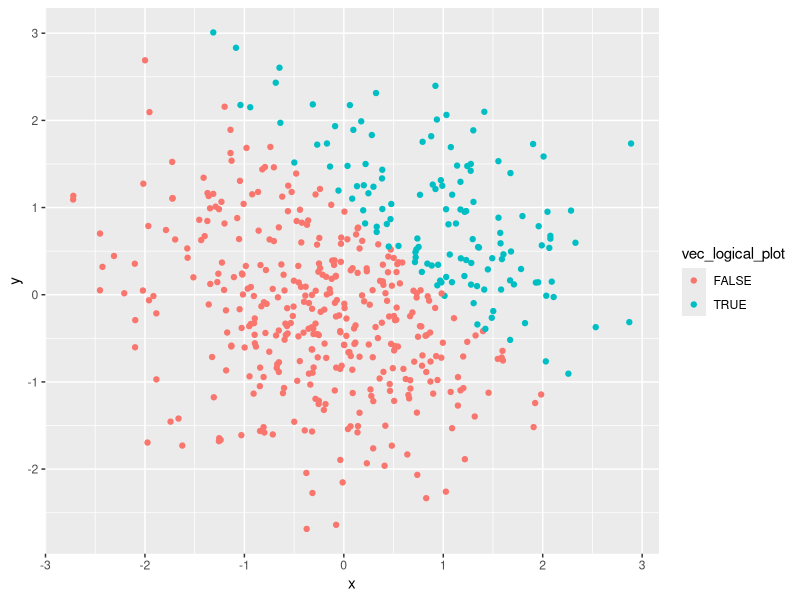
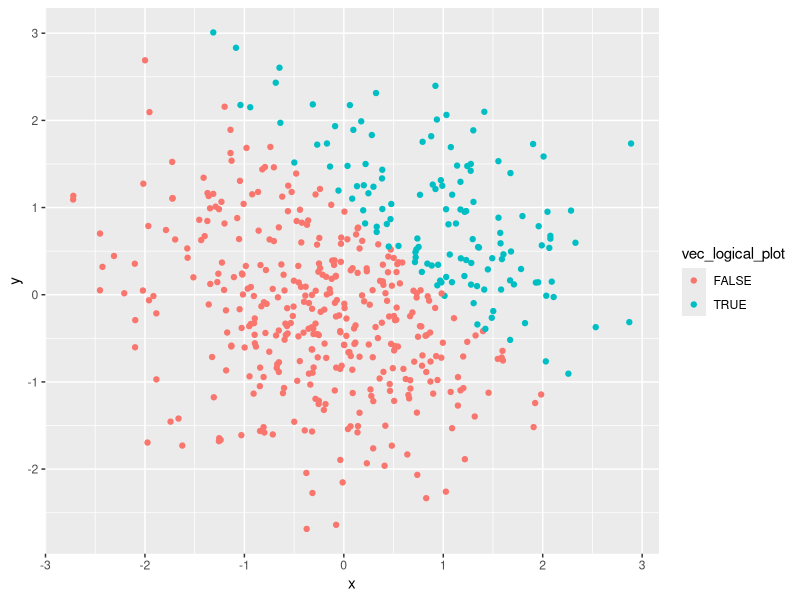

Recreate these plots in R, in order.
## ---- chunk 1
knitr::opts_chunk$set(echo = TRUE)
## ---- chunk 2
library(tidyverse)

## ---- chunk 3
 problem_1=tibble(
   vec_numeric=rnorm(8),
   vec_logical=vec_numeric>0,
   vec_char=c("a","b","c","d","e","f","g","h"),
   vec_factor = factor(c("M","F","M","F","M","F","M","F"))

 ) 
#CHECK DATA FRAME
problem_1

## ---- chunk 4
mean(problem_1$vec_numeric)
mean(problem_1$vec_logical)

## ---- chunk 5
mean(problem_1$vec_char)
mean(problem_1$vec_fator)
## ---- chunk 6
as.numeric(problem_1$vec_char)
as.numeric(problem_1$vec_logical)
as.numeric(problem_1$vec_factor)

## ---- chunk 7
as.numeric(problem_1$vec_logical)*rnorm(8)
## ---- chunk 8
as.factor(problem_1$vec_logical)*rnorm(8)
## ---- chunk 9
as.numeric(as.factor(problem_1$vec_logical))*rnorm(8)
## ---- chunk 10
set.seed(2)
  x=rnorm(500)
  y=rnorm(500)
  vec_logical_plot= x + y > 1
  vec_num=as.numeric(vec_logical_plot)
  vec_fact=as.factor(vec_logical_plot)

  plot_df=tibble(x,y,vec_logical_plot,vec_fact,vec_num)

head(plot_df)

## ---- chunk 11
ggplot(plot_df, aes(x = x, y = y, color=vec_logical_plot)) + geom_point()

## ---- chunk 12
ggsave("scatter_plot.pdf",height=4,width=6)
